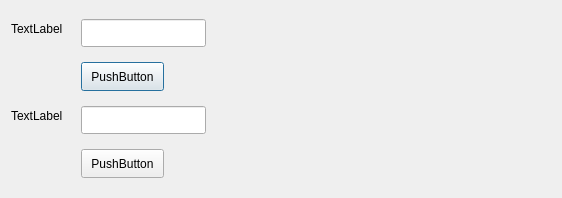
<?xml version="1.0" encoding="UTF-8"?>
<ui version="4.0">
 <class>Dialog</class>
 <widget class="QDialog" name="Dialog">
  <property name="geometry">
   <rect>
    <x>0</x>
    <y>0</y>
    <width>562</width>
    <height>198</height>
   </rect>
  </property>
  <property name="windowTitle">
   <string>Dialog</string>
  </property>
  <widget class="QLineEdit" name="lineEdit">
   <property name="geometry">
    <rect>
     <x>81</x>
     <y>19</y>
     <width>125</width>
     <height>28</height>
    </rect>
   </property>
  </widget>
  <widget class="QPushButton" name="pushButton">
   <property name="geometry">
    <rect>
     <x>81</x>
     <y>62</y>
     <width>83</width>
     <height>29</height>
    </rect>
   </property>
   <property name="text">
    <string>PushButton</string>
   </property>
  </widget>
  <widget class="QLabel" name="label">
   <property name="geometry">
    <rect>
     <x>11</x>
     <y>19</y>
     <width>63</width>
     <height>20</height>
    </rect>
   </property>
   <property name="text">
    <string>TextLabel</string>
   </property>
  </widget>
  <widget class="QLineEdit" name="lineEdit_2">
   <property name="geometry">
    <rect>
     <x>81</x>
     <y>106</y>
     <width>125</width>
     <height>28</height>
    </rect>
   </property>
  </widget>
  <widget class="QPushButton" name="pushButton_2">
   <property name="geometry">
    <rect>
     <x>81</x>
     <y>149</y>
     <width>83</width>
     <height>29</height>
    </rect>
   </property>
   <property name="text">
    <string>PushButton</string>
   </property>
  </widget>
  <widget class="QLabel" name="label_2">
   <property name="geometry">
    <rect>
     <x>11</x>
     <y>106</y>
     <width>63</width>
     <height>20</height>
    </rect>
   </property>
   <property name="text">
    <string>TextLabel</string>
   </property>
  </widget>
 </widget>
 <resources/>
 <connections/>
</ui>
